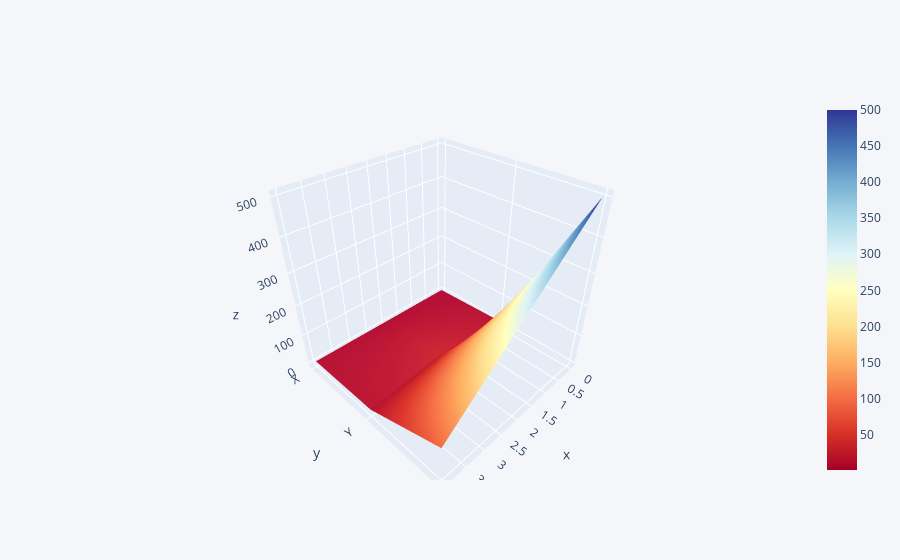

The cell this chart's notebook holds for it:
### Code cell
df3.iplot('surface',colorscale = 'rdylbu')

### Figure 1 — Plotly figure (JSON) as saved in the notebook; plotly's stock layout.template omitted (floating-point values rounded to 4 significant figures)
{"data": [{"colorscale": [[0, "rgb(165,0,38)"], [0.1, "rgb(215,48,39)"], [0.2, "rgb(244,109,67)"], [0.3, "rgb(253,174,97)"], [0.4, "rgb(254,224,144)"], [0.5, "rgb(255,255,191)"], [0.6, "rgb(224,243,248)"], [0.7, "rgb(171,217,233)"], [0.8, "rgb(116,173,209)"], [0.9, "rgb(69,117,180)"], [1, "rgb(49,54,149)"]], "type": "surface", "x": [0, 1, 2, 3, 4], "y": ["X", "Y", "Z"], "z": [[1, 2, 3, 4, 5], [10, 20, 30, 20, 10], [500, 400, 300, 200, 100]]}], "layout": {"legend": {"bgcolor": "#F5F6F9", "font": {"color": "#4D5663"}}, "paper_bgcolor": "#F5F6F9", "plot_bgcolor": "#F5F6F9", "title": {"font": {"color": "#4D5663"}}, "xaxis": {"gridcolor": "#E1E5ED", "showgrid": true, "tickfont": {"color": "#4D5663"}, "title": {"font": {"color": "#4D5663"}, "text": ""}, "zerolinecolor": "#E1E5ED"}, "yaxis": {"gridcolor": "#E1E5ED", "showgrid": true, "tickfont": {"color": "#4D5663"}, "title": {"font": {"color": "#4D5663"}, "text": ""}, "zerolinecolor": "#E1E5ED"}}}
